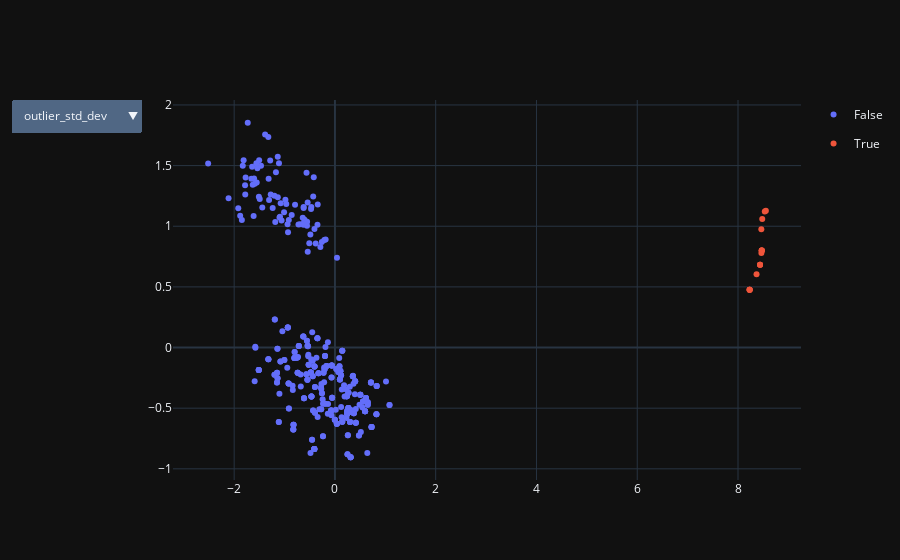

The notebook cell this image was saved under:
### Code cell
fig = go.Figure()
for col in out_cols:
    figpx = px.scatter(data_frame=training.assign(Plot=col),
                       x=pca_X,
                       y=pca_Y,
                       color=col,
                       hover_data=['Plot'],
                       size_max=60,).update_traces(visible=False)

    fig.add_traces(figpx.data)

fig.update_layout(
    updatemenus=[
        {
            "buttons":
                [
                    {
                        "label": k,
                        "method": "update",
                        "args":
                            [
                                {"visible": [t.customdata[0][0]==k for t in fig.data]},
                            ],
                    }
                    for k in out_cols
                ]
        }
    ]
).update_traces(visible=True, selector=lambda t: t.customdata[0][0]==out_cols[0])

fig.show()

### Figure 1 — Plotly figure (JSON) as saved in the notebook; plotly's stock layout.template omitted (floating-point values rounded to 4 significant figures; data arrays with more than 128 entries replaced by an {"elided": "..."} marker saying what was removed)
{"data": [{"customdata": {"elided": "398x1 str values"}, "hovertemplate": "outlier_std_dev=False<br>x=%{x}<br>y=%{y}<br>Plot=%{customdata[0]}<extra></extra>", "legendgroup": "False", "marker": {"color": "#636efa", "symbol": "circle"}, "mode": "markers", "name": "False", "orientation": "v", "showlegend": true, "visible": true, "x": {"elided": "398 float values"}, "xaxis": "x", "y": {"elided": "398 float values"}, "yaxis": "y", "type": "scatter"}, {"customdata": [["outlier_std_dev"], ["outlier_std_dev"], ["outlier_std_dev"], ["outlier_std_dev"], ["outlier_std_dev"], ["outlier_std_dev"], ["outlier_std_dev"], ["outlier_std_dev"], ["outlier_std_dev"], ["outlier_std_dev"], ["outlier_std_dev"], ["outlier_std_dev"], ["outlier_std_dev"], ["outlier_std_dev"], ["outlier_std_dev"], ["outlier_std_dev"], ["outlier_std_dev"]], "hovertemplate": "outlier_std_dev=True<br>x=%{x}<br>y=%{y}<br>Plot=%{customdata[0]}<extra></extra>", "legendgroup": "True", "marker": {"color": "#EF553B", "symbol": "circle"}, "mode": "markers", "name": "True", "orientation": "v", "showlegend": true, "visible": true, "x": [8.481, 8.531, 8.437, 8.231, 8.437, 8.471, 8.471, 8.471, 8.368, 8.553, 8.231, 8.471, 8.463, 8.231, 8.437, 8.464, 8.231], "xaxis": "x", "y": [1.06, 1.121, 0.6819, 0.4774, 0.6819, 0.8009, 0.8009, 0.8009, 0.6039, 1.127, 0.4774, 0.8009, 0.9755, 0.4774, 0.6819, 0.779, 0.4774], "yaxis": "y", "type": "scatter"}, {"customdata": {"elided": "384x1 str values"}, "hovertemplate": "outlier_iqr=False<br>x=%{x}<br>y=%{y}<br>Plot=%{customdata[0]}<extra></extra>", "legendgroup": "False", "marker": {"color": "#636efa", "symbol": "circle"}, "mode": "markers", "name": "False", "orientation": "v", "showlegend": true, "visible": false, "x": {"elided": "384 float values"}, "xaxis": "x", "y": {"elided": "384 float values"}, "yaxis": "y", "type": "scatter"}, {"customdata": [["outlier_iqr"], ["outlier_iqr"], ["outlier_iqr"], ["outlier_iqr"], ["outlier_iqr"], ["outlier_iqr"], ["outlier_iqr"], ["outlier_iqr"], ["outlier_iqr"], ["outlier_iqr"], ["outlier_iqr"], ["outlier_iqr"], ["outlier_iqr"], ["outlier_iqr"], ["outlier_iqr"], ["outlier_iqr"], ["outlier_iqr"], ["outlier_iqr"], ["outlier_iqr"], ["outlier_iqr"], ["outlier_iqr"], ["outlier_iqr"], ["outlier_iqr"], ["outlier_iqr"], ["outlier_iqr"], ["outlier_iqr"], ["outlier_iqr"], ["outlier_iqr"], ["outlier_iqr"], ["outlier_iqr"], ["outlier_iqr"]], "hovertemplate": "outlier_iqr=True<br>x=%{x}<br>y=%{y}<br>Plot=%{customdata[0]}<extra></extra>", "legendgroup": "True", "marker": {"color": "#EF553B", "symbol": "circle"}, "mode": "markers", "name": "True", "orientation": "v", "showlegend": true, "visible": false, "x": [8.481, 8.531, 8.437, -1.386, -1.643, -1.772, -1.559, -1.783, -1.285, 8.231, 8.437, 8.471, -1.813, 8.471, -1.73, -1.631, 8.471, 8.368, 8.553, 8.231, -1.322, 8.471, 8.463, -2.516, 8.231, -1.829, -1.552, -1.658, 8.437, 8.464, 8.231], "xaxis": "x", "y": [1.06, 1.121, 0.6819, 1.757, 1.491, 1.401, 1.519, 1.339, 1.542, 0.4774, 0.6819, 0.8009, 1.545, 0.8009, 1.853, 1.343, 0.8009, 0.6039, 1.127, 0.4774, 1.735, 0.8009, 0.9755, 1.518, 0.4774, 1.498, 1.361, 1.392, 0.6819, 0.779, 0.4774], "yaxis": "y", "type": "scatter"}, {"customdata": {"elided": "307x1 str values"}, "hovertemplate": "outlier_dbscan=False<br>x=%{x}<br>y=%{y}<br>Plot=%{customdata[0]}<extra></extra>", "legendgroup": "False", "marker": {"color": "#636efa", "symbol": "circle"}, "mode": "markers", "name": "False", "orientation": "v", "showlegend": true, "visible": false, "x": {"elided": "307 float values"}, "xaxis": "x", "y": {"elided": "307 float values"}, "yaxis": "y", "type": "scatter"}, {"customdata": [["outlier_dbscan"], ["outlier_dbscan"], ["outlier_dbscan"], ["outlier_dbscan"], ["outlier_dbscan"], ["outlier_dbscan"], ["outlier_dbscan"], ["outlier_dbscan"], ["outlier_dbscan"], ["outlier_dbscan"], ["outlier_dbscan"], ["outlier_dbscan"], ["outlier_dbscan"], ["outlier_dbscan"], ["outlier_dbscan"], ["outlier_dbscan"], ["outlier_dbscan"], ["outlier_dbscan"], ["outlier_dbscan"], ["outlier_dbscan"], ["outlier_dbscan"], ["outlier_dbscan"], ["outlier_dbscan"], ["outlier_dbscan"], ["outlier_dbscan"], ["outlier_dbscan"], ["outlier_dbscan"], ["outlier_dbscan"], ["outlier_dbscan"], ["outlier_dbscan"], ["outlier_dbscan"], ["outlier_dbscan"], ["outlier_dbscan"], ["outlier_dbscan"], ["outlier_dbscan"], ["outlier_dbscan"], ["outlier_dbscan"], ["outlier_dbscan"], ["outlier_dbscan"], ["outlier_dbscan"], ["outlier_dbscan"], ["outlier_dbscan"], ["outlier_dbscan"], ["outlier_dbscan"], ["outlier_dbscan"], ["outlier_dbscan"], ["outlier_dbscan"], ["outlier_dbscan"], ["outlier_dbscan"], ["outlier_dbscan"], ["outlier_dbscan"], ["outlier_dbscan"], ["outlier_dbscan"], ["outlier_dbscan"], ["outlier_dbscan"], ["outlier_dbscan"], ["outlier_dbscan"], ["outlier_dbscan"], ["outlier_dbscan"], ["outlier_dbscan"], ["outlier_dbscan"], ["outlier_dbscan"], ["outlier_dbscan"], ["outlier_dbscan"], ["outlier_dbscan"], ["outlier_dbscan"], ["outlier_dbscan"], ["outlier_dbscan"], ["outlier_dbscan"], ["outlier_dbscan"], ["outlier_dbscan"], ["outlier_dbscan"], ["outlier_dbscan"], ["outlier_dbscan"], ["outlier_dbscan"], ["outlier_dbscan"], ["outlier_dbscan"], ["outlier_dbscan"], ["outlier_dbscan"], ["outlier_dbscan"], ["outlier_dbscan"], ["outlier_dbscan"], ["outlier_dbscan"], ["outlier_dbscan"], ["outlier_dbscan"], ["outlier_dbscan"], ["outlier_dbscan"], ["outlier_dbscan"], ["outlier_dbscan"], ["outlier_dbscan"], ["outlier_dbscan"], ["outlier_dbscan"], ["outlier_dbscan"], ["outlier_dbscan"], ["outlier_dbscan"], ["outlier_dbscan"], ["outlier_dbscan"], ["outlier_dbscan"], ["outlier_dbscan"], ["outlier_dbscan"], ["outlier_dbscan"], ["outlier_dbscan"], ["outlier_dbscan"], ["outlier_dbscan"], ["outlier_dbscan"], ["outlier_dbscan"], ["outlier_dbscan"], ["outlier_dbscan"]], "hovertemplate": "outlier_dbscan=True<br>x=%{x}<br>y=%{y}<br>Plot=%{customdata[0]}<extra></extra>", "legendgroup": "True", "marker": {"color": "#EF553B", "symbol": "circle"}, "mode": "markers", "name": "True", "orientation": "v", "showlegend": true, "visible": false, "x": [-0.7997, -0.5431, -0.4537, 0.2488, 1.013, 0.2564, -0.8224, -0.9355, -0.2368, -0.431, -0.5561, -0.3963, -0.1973, -0.5638, -0.8265, -0.8034, 0.3112, -1.386, -1.193, -0.4537, -0.7318, -0.8034, 0.3112, -1.171, -0.8034, -1.578, -1.004, -0.4661, -1.201, 1.083, -0.6793, -1.193, -0.5272, -0.4661, 0.4149, -1.512, -0.7172, 0.4018, -1.512, -0.9355, -1.847, 0.4018, -1.321, 0.3112, -1.285, -0.4661, -1.321, 1.083, 0.06867, -0.3963, -2.111, -1.004, -0.8034, -0.2368, 0.4018, -0.8224, -0.4325, 0.04093, -1.111, -1.512, 0.3112, 0.06867, -0.7172, 0.7153, 0.3685, -0.4661, -0.1973, -1.114, -1.102, -1.73, -0.8224, -1.918, -1.582, -0.2706, -1.321, -0.5561, -0.9355, -0.5431, -1.593, -0.7997, 0.7153, -1.114, -0.914, -0.914, -1.512, -0.1973, -0.4508, -1.322, 0.7153, -1.135, -1.307, 0.6422, 0.4149, 0.4149, 0.7153, -0.2368, 0.2488, -2.516, -1.881, -0.4325, -0.7172, -1.829, -1.552, -0.8265, -0.8265, -0.4203, 0.2564, -0.9355], "xaxis": "x", "y": [-0.03613, 0.01564, -0.7592, -0.8799, -0.2793, -0.7232, -0.636, 0.1646, -0.7319, 1.245, 0.05618, -0.3259, -0.06898, 1.442, -0.6754, -0.08649, -0.9045, 1.757, 0.2319, -0.7592, -0.07836, -0.08649, -0.9045, 1.445, -0.08649, -0.001535, -0.1029, -0.4031, 1.251, -0.4746, -0.223, 0.2319, -0.05843, -0.4031, -0.6199, -0.1857, 0.01343, -0.2787, -0.1857, 0.1646, 1.051, -0.2787, -0.0965, -0.9045, 1.542, -0.4031, -0.0965, -0.4746, -0.202, -0.3259, 1.232, -0.1029, -0.08649, -0.4633, -0.2787, -0.636, -0.5194, 0.7403, 1.52, -0.1857, -0.9045, -0.202, 0.01343, -0.2882, -0.2988, -0.4031, -0.06898, -0.6134, -0.3814, 1.853, -0.636, 1.148, 0.00575, -0.3411, -0.0965, 0.05618, 0.1646, 0.01564, -0.2782, -0.03613, -0.2882, -0.6134, -0.5018, -0.5018, -0.1857, -0.06898, 0.1251, 1.735, -0.2882, 1.573, 1.217, -0.8699, -0.6199, -0.6199, -0.2882, -0.7319, -0.8799, 1.518, 1.087, -0.5194, 0.01343, 1.498, 1.361, -0.6754, -0.6754, 1.404, -0.7232, 0.1646], "yaxis": "y", "type": "scatter"}, {"customdata": {"elided": "355x1 str values"}, "hovertemplate": "outlier_isoforest=False<br>x=%{x}<br>y=%{y}<br>Plot=%{customdata[0]}<extra></extra>", "legendgroup": "False", "marker": {"color": "#636efa", "symbol": "circle"}, "mode": "markers", "name": "False", "orientation": "v", "showlegend": true, "visible": false, "x": {"elided": "355 float values"}, "xaxis": "x", "y": {"elided": "355 float values"}, "yaxis": "y", "type": "scatter"}, {"customdata": [["outlier_isoforest"], ["outlier_isoforest"], ["outlier_isoforest"], ["outlier_isoforest"], ["outlier_isoforest"], ["outlier_isoforest"], ["outlier_isoforest"], ["outlier_isoforest"], ["outlier_isoforest"], ["outlier_isoforest"], ["outlier_isoforest"], ["outlier_isoforest"], ["outlier_isoforest"], ["outlier_isoforest"], ["outlier_isoforest"], ["outlier_isoforest"], ["outlier_isoforest"], ["outlier_isoforest"], ["outlier_isoforest"], ["outlier_isoforest"], ["outlier_isoforest"], ["outlier_isoforest"], ["outlier_isoforest"], ["outlier_isoforest"], ["outlier_isoforest"], ["outlier_isoforest"], ["outlier_isoforest"], ["outlier_isoforest"], ["outlier_isoforest"], ["outlier_isoforest"], ["outlier_isoforest"], ["outlier_isoforest"], ["outlier_isoforest"], ["outlier_isoforest"], ["outlier_isoforest"], ["outlier_isoforest"], ["outlier_isoforest"], ["outlier_isoforest"], ["outlier_isoforest"], ["outlier_isoforest"], ["outlier_isoforest"], ["outlier_isoforest"], ["outlier_isoforest"], ["outlier_isoforest"], ["outlier_isoforest"], ["outlier_isoforest"], ["outlier_isoforest"], ["outlier_isoforest"], ["outlier_isoforest"], ["outlier_isoforest"], ["outlier_isoforest"], ["outlier_isoforest"], ["outlier_isoforest"], ["outlier_isoforest"], ["outlier_isoforest"], ["outlier_isoforest"], ["outlier_isoforest"], ["outlier_isoforest"], ["outlier_isoforest"], ["outlier_isoforest"]], "hovertemplate": "outlier_isoforest=True<br>x=%{x}<br>y=%{y}<br>Plot=%{customdata[0]}<extra></extra>", "legendgroup": "True", "marker": {"color": "#EF553B", "symbol": "circle"}, "mode": "markers", "name": "True", "orientation": "v", "showlegend": true, "visible": false, "x": [-0.7997, 1.013, 8.481, -0.431, 8.531, -0.5638, 8.437, -1.386, -1.772, -1.467, -1.578, -1.78, -1.614, 1.083, -0.5415, -1.512, -1.512, -1.559, -1.847, -1.783, -1.285, -1.604, 8.231, 1.083, -2.111, 0.04093, -1.512, 8.437, -0.485, -0.3415, 8.471, -1.813, -1.114, 8.471, -1.73, -1.918, 8.471, -1.582, 8.368, -1.593, -0.7997, -1.114, -0.914, 8.553, -0.914, -1.512, 8.231, -1.322, -1.135, 8.471, 8.463, -2.516, -1.881, 8.231, -1.829, -1.552, 8.437, 8.464, -0.4203, 8.231], "xaxis": "x", "y": [-0.03613, -0.2793, 1.06, 1.245, 1.121, 1.442, 0.6819, 1.757, 1.401, 1.499, -0.001535, 1.262, 1.084, -0.4746, 1.197, -0.1857, -0.1857, 1.519, 1.051, 1.339, 1.542, 1.394, 0.4774, -0.4746, 1.232, 0.7403, -0.1857, 0.6819, -0.8705, 1.179, 0.8009, 1.545, -0.6134, 0.8009, 1.853, 1.148, 0.8009, 0.00575, 0.6039, -0.2782, -0.03613, -0.6134, -0.5018, 1.127, -0.5018, -0.1857, 0.4774, 1.735, 1.573, 0.8009, 0.9755, 1.518, 1.087, 0.4774, 1.498, 1.361, 0.6819, 0.779, 1.404, 0.4774], "yaxis": "y", "type": "scatter"}, {"customdata": {"elided": "393x1 str values"}, "hovertemplate": "outlier_lof=False<br>x=%{x}<br>y=%{y}<br>Plot=%{customdata[0]}<extra></extra>", "legendgroup": "False", "marker": {"color": "#636efa", "symbol": "circle"}, "mode": "markers", "name": "False", "orientation": "v", "showlegend": true, "visible": false, "x": {"elided": "393 float values"}, "xaxis": "x", "y": {"elided": "393 float values"}, "yaxis": "y", "type": "scatter"}, {"customdata": [["outlier_lof"], ["outlier_lof"], ["outlier_lof"], ["outlier_lof"], ["outlier_lof"], ["outlier_lof"], ["outlier_lof"], ["outlier_lof"], ["outlier_lof"], ["outlier_lof"], ["outlier_lof"], ["outlier_lof"], ["outlier_lof"], ["outlier_lof"], ["outlier_lof"], ["outlier_lof"], ["outlier_lof"], ["outlier_lof"], ["outlier_lof"], ["outlier_lof"], ["outlier_lof"], ["outlier_lof"]], "hovertemplate": "outlier_lof=True<br>x=%{x}<br>y=%{y}<br>Plot=%{customdata[0]}<extra></extra>", "legendgroup": "True", "marker": {"color": "#EF553B", "symbol": "circle"}, "mode": "markers", "name": "True", "orientation": "v", "showlegend": true, "visible": false, "x": [-0.7997, 1.013, 8.481, 8.531, 8.437, 8.231, 0.04093, 8.437, 8.471, 8.471, 8.471, 8.368, -0.7997, 8.553, 8.231, 8.471, 8.463, -2.516, 8.231, 8.437, 8.464, 8.231], "xaxis": "x", "y": [-0.03613, -0.2793, 1.06, 1.121, 0.6819, 0.4774, 0.7403, 0.6819, 0.8009, 0.8009, 0.8009, 0.6039, -0.03613, 1.127, 0.4774, 0.8009, 0.9755, 1.518, 0.4774, 0.6819, 0.779, 0.4774], "yaxis": "y", "type": "scatter"}], "layout": {"updatemenus": [{"buttons": [{"args": [{"visible": [true, true, false, false, false, false, false, false, false, false]}], "label": "outlier_std_dev", "method": "update"}, {"args": [{"visible": [false, false, true, true, false, false, false, false, false, false]}], "label": "outlier_iqr", "method": "update"}, {"args": [{"visible": [false, false, false, false, true, true, false, false, false, false]}], "label": "outlier_dbscan", "method": "update"}, {"args": [{"visible": [false, false, false, false, false, false, true, true, false, false]}], "label": "outlier_isoforest", "method": "update"}, {"args": [{"visible": [false, false, false, false, false, false, false, false, true, true]}], "label": "outlier_lof", "method": "update"}]}]}}
